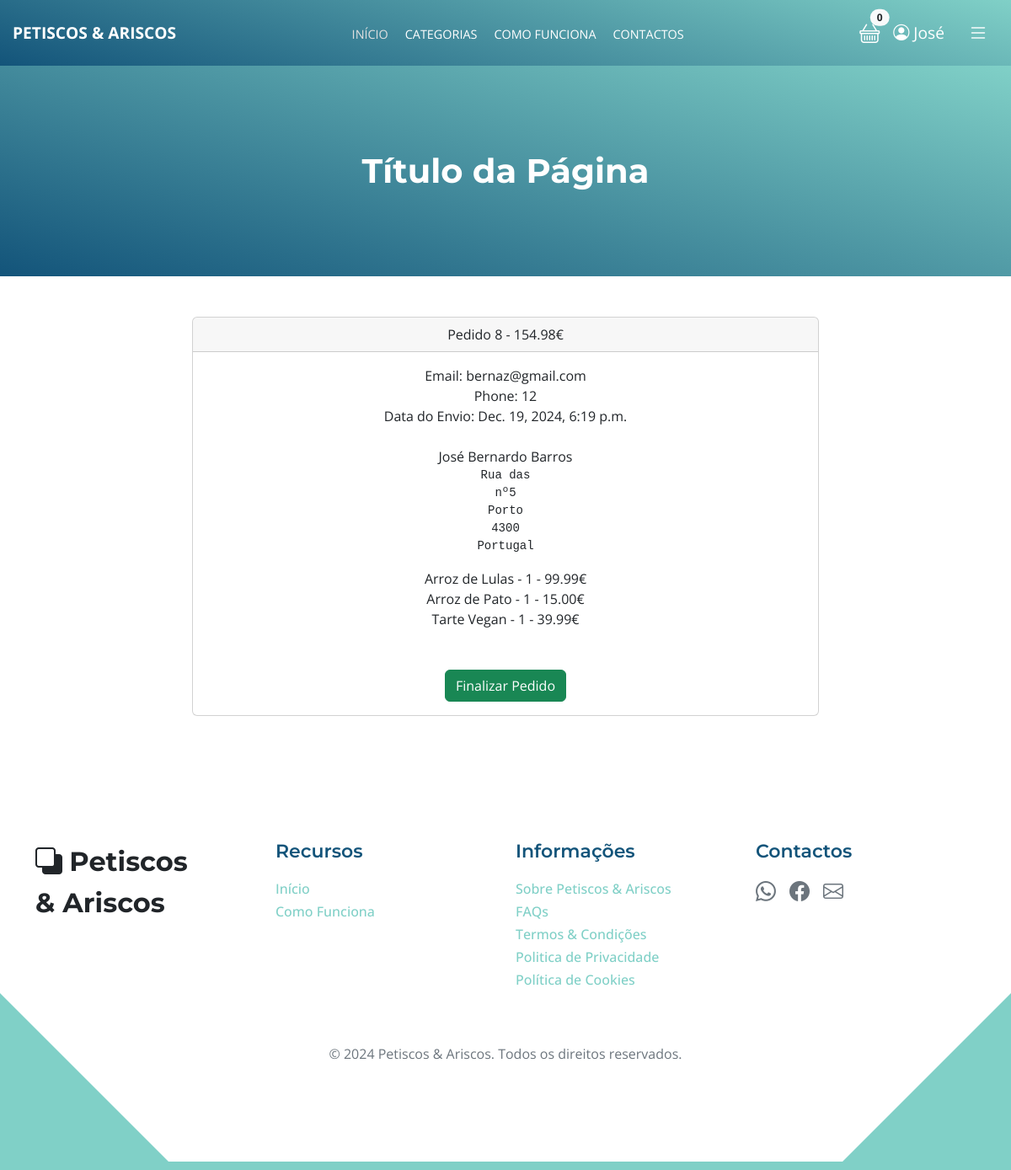
The app's page /pagamentos/pedidos/8 (signed in), older data.
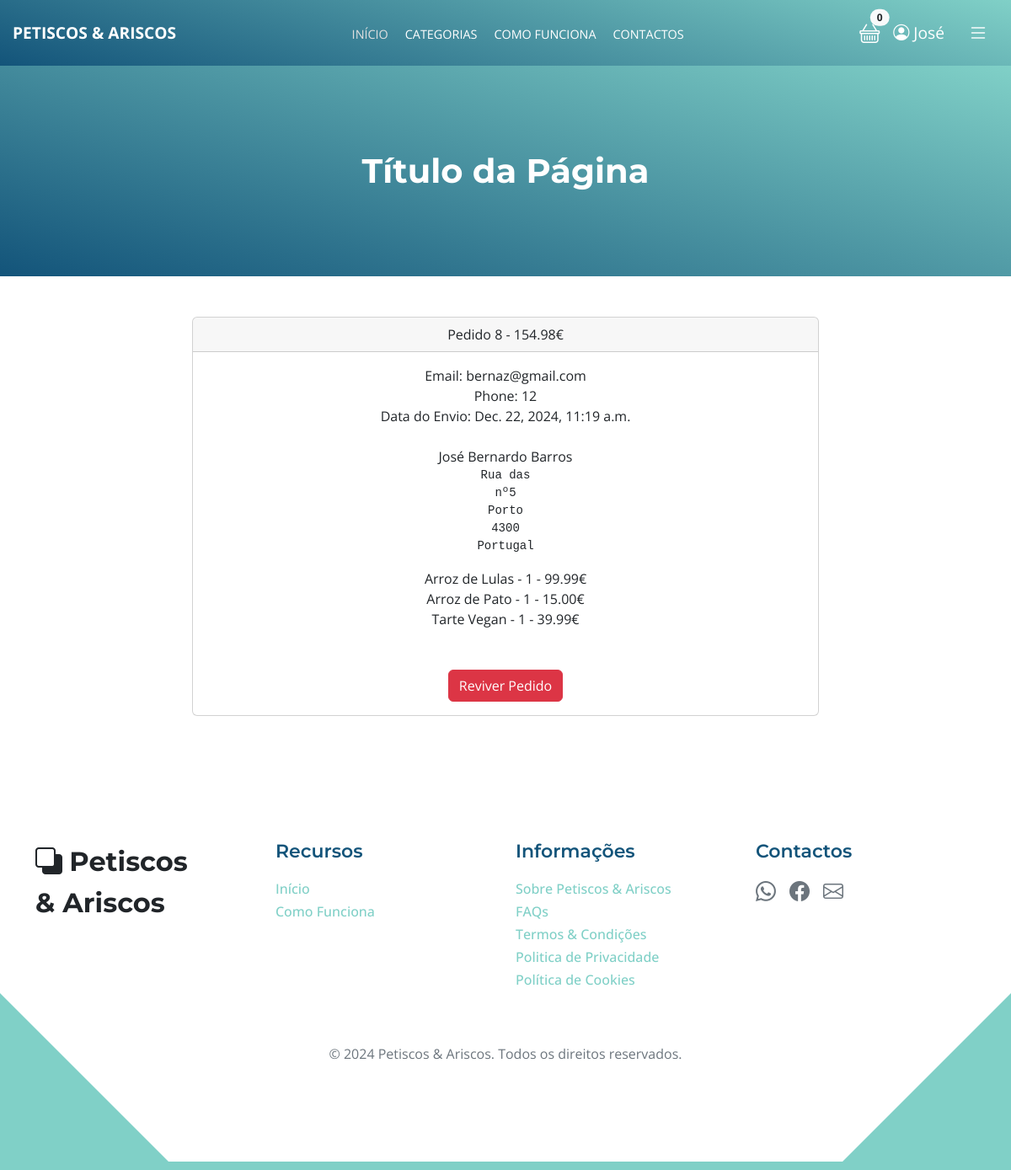
The same page, newer data.
### pagamentos/models.py (models this page shows, shortened)
class Order(models.Model):
    user = models.ForeignKey(User, on_delete=models.CASCADE, null=True, blank=True)
    full_name = models.CharField(max_length=250)
    email = models.EmailField(max_length=250)
    shipping_address = models.TextField(max_length=1500)
    phone = models.CharField(max_length=200, null=True, blank=True)
    amount_paid = models.DecimalField(max_digits=10, decimal_places=2)
    date_ordered = models.DateTimeField(auto_now_add=True)
    shipped = models.BooleanField(default=False)
    date_shipped = models.DateTimeField(blank=True, null=True)

### pagamentos/views.py (the view, shortened to what this page needs)
# urls.py: path('pedidos/<int:pk>', views.orders, name='orders'),
def orders(request, pk):
    if request.user.is_authenticated and request.user.is_superuser:
        order = Order.objects.get(id=pk)
        items = OrderItem.objects.filter(order=pk)
        return render(request, 'payment/orders.html', {'order':order, 'items':items})
    else:
        messages.error(request, ("Acesso Negado!"))
        return redirect('home')

### carrinho/cart.py (called while the page is built)
	def __len__(self):
		return len(self.cart)

### carrinho/context_processors.py (called while the page is built)
def cart(request):
	return {'cart': Cart(request)}

### loja/context_processors.py (called while the page is built)
def categories_context(request):
    desired_order = ['Entradas', 'Saladas', 'Carnes', 'Peixes', 'Tabuas', 'Tartes', 'Sobremesas']
    categories = sorted(
        Category.objects.all(),
        key=lambda x: desired_order.index(x.name) if x.name in desired_order else len(desired_order)
    )
    return {'categories': categories}

### loja/models.py (called while the page is built)
	def __str__(self):
		return self.name

### pagamentos/templates/payment/orders.html (shortened to what this page needs)
{% extends 'base.html' %}
{% block content %}
        <div class="container">
            <div class="row">
                <center>
                    <div class="col-8">
                        <br/><br/>
                        <div class="card">
                            <div class="card-header">
                                Pedido {{ order.id }} - {{ order.amount_paid}}€
                            </div>
                            <div class="card-body">
                                Email: {{ order.email }}<br/>
                                Phone: {{ order.phone }}<br/>
                                {% if order.date_shipped %}
                                Data do Envio: {{ order.date_shipped }}
                                {% else %}
                                Data do Pedido: {{ order.date_ordered }}
                                {% endif %}
                                <br/><br/>
                                {{ order.full_name }}<br/>
                                <pre>{{ order.shipping_address }}</pre>
                                {% for item in items %}
                                    {{ item.product }} - {{ item.quantity }} - {{ item.price }}€<br/>
                                {% endfor %}
                                <br/><br/>
                                {% if not order.shipped %}
                                    <form method="POST">
                                        <button type="Submit" class="btn btn-success">Finalizar Pedido</button>
                                {% else %}
                                    <form method="POST">
                                        <button type="Submit" class="btn btn-danger">Reviver Pedido</button>
                                {% endif %}
                            </div>
                        </div>
                    </div>
                    <br/><br/>
                </center>
            </div>
        </div>
{% endblock %}

Row changes from the older to the newer data that the page shows:
changed Order "bernaz@gmail.com": date_shipped "Dec. 19, 2024, 6:19 p.m." → "Dec. 22, 2024, 11:19 a.m."; shipped False → True (drawn)
Text that changed along with them:
text no longer shown: "Finalizar Pedido"
text now shown: "Reviver Pedido"
